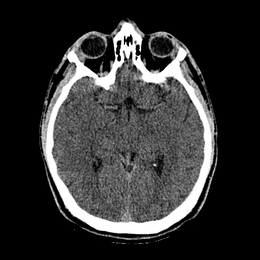
%> input picture images/S2-first-4-0101.png, 260 x 260 px, shrunk from 512 x 512 before the run
$ octave run.m   (GNU Octave 9; MATLAB toolbox functions it lacks are replaced by stand-ins)
%> lines starting %> are read from the running program, lines starting %| are printed output that depends on the picture; in (x1, y1, x2, y2) boxes, pixels count from 0 and x2, y2 are one past the last pixel; in counts of white or black regions, pixels touching at a corner belong together; the program's own positions count from 1
### marr.m
function [result] = marr(imageFolder, imageName, sigmaPercent, threshold, save, plot)
%> called with imageFolder = 'images', imageName = 'S2-first-4-0101.png', sigmaPercent = 0.005, threshold = 25, save = false, plot = true
% Perform original Marr-Hildreth edge detection

    imageName = convertStringsToChars(imageName);

    % Read and convert to double
    imgpath = strcat(imageFolder, "/", imageName);
    image = im2double(imread(imgpath));
%> image: size 260x260 double; min 0, max 1, mean 0.199
    [height, width] = size(image);
%> height = 260; width = 260

    % sigma parameter for the Gauss filter is usually 0.5% of the minimum
    % of the two image dimensions in pixels, but we can specify a different
    % percentage
    sigma = sigmaPercent * min(height, width);
%> sigma = 1.3

    % Calculate LoG kernel
    kernel = calcLoG(sigma);

    % LoG of image
    logimage = conv2(image, kernel, "same");
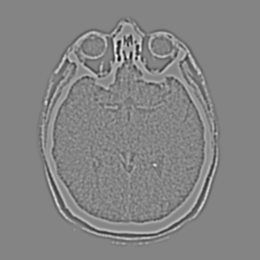
%> logimage: size 260x260 double; min -88.67, max 81.42, mean 0; drawn with min black and max white

    % Zero crossing detection (from lecture notes)
    zerosimage = zeros(height, width);
    for i=2:height-1
        for j=2:width-1
            okay = 0;
            hood = logimage(i-1:i+1, j-1:j+1);
            shood = sign(hood);

            % Take 0 to be positive (i.e. sign = 1)
            shood(shood == 0) = 1;

            % Left, right
            if (shood(2, 1) ~= shood(2, 3)) && (abs(hood(2, 1) - hood(2, 3)) > threshold)
                okay = okay + 1;
            end

            % Up, down
            if (shood(1, 2) ~= shood(3, 2)) && (abs(hood(1, 2) - hood(3, 2)) > threshold)
                okay = okay + 1;
            end

            % Top left, bottom right
            if (shood(1, 1) ~= shood(3, 3)) && (abs(hood(1, 1) - hood(3, 3)) > threshold)
                okay = okay + 1;
            end

            % Top right, bottom left
            if (shood(1, 3) ~= shood(3, 1)) && (abs(hood(1, 3) - hood(3, 1)) > threshold)
                okay = okay + 1;
            end

            if okay >= 2
                % edge pixel!
                zerosimage(i, j) = 1;
            end
        end
    end
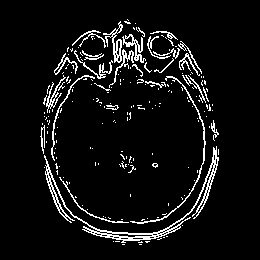
%> zerosimage: size 260x260 double; values 0 (black) and 1 (white), 6.8% white in thin lines or dots, all inside (x1, y1, x2, y2) = (40, 19, 219, 245)
%> after the loop, shood = [1 1 1; 1 1 1; 1 1 1]

    % Show result
    if plot
        f = figure(); subplot(1, 2, 1); imshow(image, []); title("Original image");
        subplot(1, 2, 2); imshow(zerosimage, []); title("Detected edges, T = " + threshold);
        f.WindowState = "maximized";
    end
    result = zerosimage;

    % Save
    if save
        outputFile = strcat(imageFolder, "/", imageName(1:end-4), "_" , ...
            num2str(sigmaPercent), ",", num2str(threshold), ".png");
        imwrite(result, outputFile);
    end
end

### calcLoG.m
function [ krnelN ] = calcLoG( sigma )
% Calculate Laplacian of Gaussian kernel. Size is determined automatically.
    kSize = ceil(sigma*4*sqrt(2));
    if rem(kSize,2)==0
        kSize=kSize+1;
    end
    hSize=floor(kSize/2);

    [X,Y]=meshgrid(-hSize:hSize,-hSize:hSize);
    krnel=((X.^2+Y.^2-2*(sigma^2))./(sigma^4)).*exp(-(X.^2+Y.^2)./(2*sigma^2));

    % Calculate kernel with integer coefficients (sum of matrix is 0)
    krnel = krnel-(mean(krnel(:)));
    mSuma=sum(round(krnel(:).*(-1.49/krnel(hSize+1,1))));
    valS=-1.49;
    for v=-1.48:0.01:-0.50
        suma=sum(round(krnel(:).*(v/krnel(hSize+1,1))));
        if ((abs(mSuma)>abs(suma)))
            mSuma=suma;
            valS=v;
        end
    end
    krnelN=round(krnel.*(valS/krnel(hSize+1,1)));
end

### marrLinking.m
function [result] = marrLinking(imageFolder, imageName, sigmaPercent, TL, TH, thin, save, plot)
% Perform improved Marr-Hildreth edge detection
% Improvements are: (1) using strong and weak edge pixels, i.e. a high and
% low threshold, which is an idea taken from Canny edge detection, and (2)
% edge linking using 8-connectivity. Optionally, the detected edges can be
% thinned.

    imageName = convertStringsToChars(imageName);

    % Read and convert to double
    imgpath = strcat(imageFolder, "/", imageName);
    image = im2double(imread(imgpath));
    [height, width] = size(image);

    % sigma parameter for the Gauss filter is usually 0.5% of the minimum
    % of the two image dimensions in pixels, but we can specify a different
    % percentage
    sigma = sigmaPercent * min(height, width);

    % Calculate LoG kernel
    kernel = calcLoG(sigma);

    % LoG of image
    logimage = conv2(image, kernel, "same");

    % Zero crossing detection using strong and weak pixels, i.e. two
    % different thresholds - the idea was taken from Canny's edge detection
    % algorithm.
    strong = zeros(height, width);
    weak = zeros(height, width);
    for i=2:height-1
        for j=2:width-1
            okayStrong = 0;
            okayWeak = 0;
            hood = logimage(i-1:i+1, j-1:j+1);
            shood = sign(hood);

            % Take 0 to be positive (i.e. sign = 1)
            shood(shood == 0) = 1;

            % Left, right
            if (shood(2, 1) ~= shood(2, 3))
                diff = abs(hood(2, 1) - hood(2, 3));
                if diff > TH
                    okayStrong = okayStrong + 1;
                elseif diff > TL
                    okayWeak = okayWeak + 1;
                end
            end

            % Up, down
            if (shood(1, 2) ~= shood(3, 2))
                diff = abs(hood(1, 2) - hood(3, 2));
                if diff > TH
                    okayStrong = okayStrong + 1;
                elseif diff > TL
                    okayWeak = okayWeak + 1;
                end
            end

            % Top left, bottom right
            if (shood(1, 1) ~= shood(3, 3))
                diff = abs(hood(1, 1) - hood(3, 3));
                if diff > TH
                    okayStrong = okayStrong + 1;
                elseif diff > TL
                    okayWeak = okayWeak + 1;
                end
            end

            % Top right, bottom left
            if (shood(1, 3) ~= shood(3, 1))
                diff = abs(hood(1, 3) - hood(3, 1));
                if diff > TH
                    okayStrong = okayStrong + 1;
                elseif diff > TL
                    okayWeak = okayWeak + 1;
                end
            end

            if okayStrong >= 2
                strong(i, j) = 1;
            elseif okayWeak >= 2
                weak(i, j) = 1;
            end
        end
    end
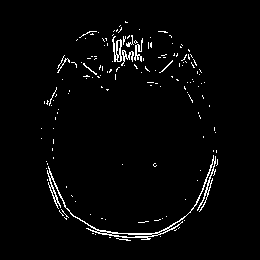
%> strong: size 260x260 double; values 0 (black) and 1 (white), 2.6% white in thin lines or dots, all inside (x1, y1, x2, y2) = (41, 21, 218, 241)
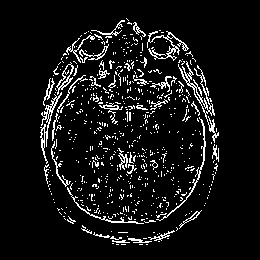
%> weak: size 260x260 double; values 0 (black) and 1 (white), 7.9% white in thin lines or dots, all inside (x1, y1, x2, y2) = (40, 18, 219, 245)
%> after the loop, diff = 0.00392

    % [7 lines of commented-out code are left out]
    while 1
        weakConnected = 0;
        for i=2:height-1
            for j=2:width-1
                if weak(i, j) == 0
                    continue
                end
                strongHood = strong(i-1:i+1, j-1:j+1);
                if sum(strongHood(:)) >= 1
                    % if this weak pixel is directly connected (based on
                    % 8-connectivity) to a strong pixel, then unmark it as
                    % weak, and mark it as strong
                    weakConnected = 1;
                    weak(i, j) = 0;
                    strong(i, j) = 1;
                end
            end
        end
        if ~weakConnected
            % we link edges until there are weak pixels that can connect to
            % strong ones
            break
        end
    end
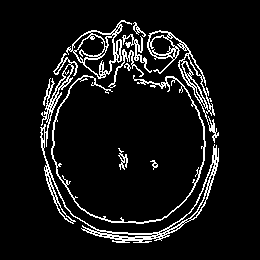
%> strong: size 260x260 double; values 0 (black) and 1 (white), 8.1% white in thin lines or dots, all inside (x1, y1, x2, y2) = (40, 20, 219, 243)
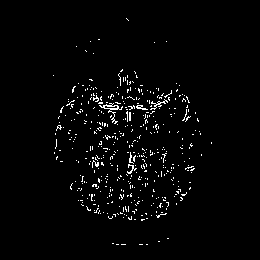
%> weak: size 260x260 double; values 0 (black) and 1 (white), 2.4% white in thin lines or dots, all inside (x1, y1, x2, y2) = (53, 18, 212, 245)

    % Optionally thin the edges
    if thin
        strong = bwmorph(strong, 'thin');
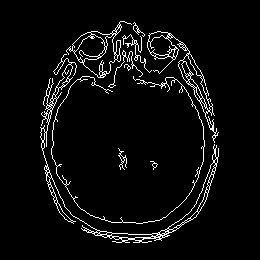
%> strong: size 260x260 logical; 4.8% white in thin lines or dots, all inside (x1, y1, x2, y2) = (40, 21, 219, 243)
    end

    % Show result edge linking (and optional edge thinning).
    if plot
        f2 = figure(); subplot(1, 2, 1); imshow(image, []); title("Original image");
        subplot(1, 2, 2); imshow(strong, []);

        titleText = "Detected edges after linking, TH = " + TH + ", TL = " + TL;
        if thin
            titleText = titleText + ", + thinning";
        end
        title(titleText);
        f2.WindowState = "maximized";
    end
    result = strong;


    % Save
    if save
        outputFile = strcat(imageFolder, "/", imageName(1:end-4), "_" , ...
            num2str(sigmaPercent), ",", num2str(TL), "-", num2str(TH));
        if thin
            outputFile = outputFile + ",thin.png";
        else
            outputFile = outputFile + ".png";
        end

        imwrite(result, outputFile);
    end
end

### run.m
% [15 lines of commented-out code are left out]
image = "S2-first-4-0101.png";  % ~25; ~15-45
sigmaPercent = 0.005;
threshold = 25;
TL = 15;
TH = 45;


% [18 lines of commented-out code are left out]
thin = true;
save = false;
plot = true;

marr("images", image, sigmaPercent, threshold, save, plot);
marrLinking("images", image, sigmaPercent, TL, TH, thin, save, plot);
